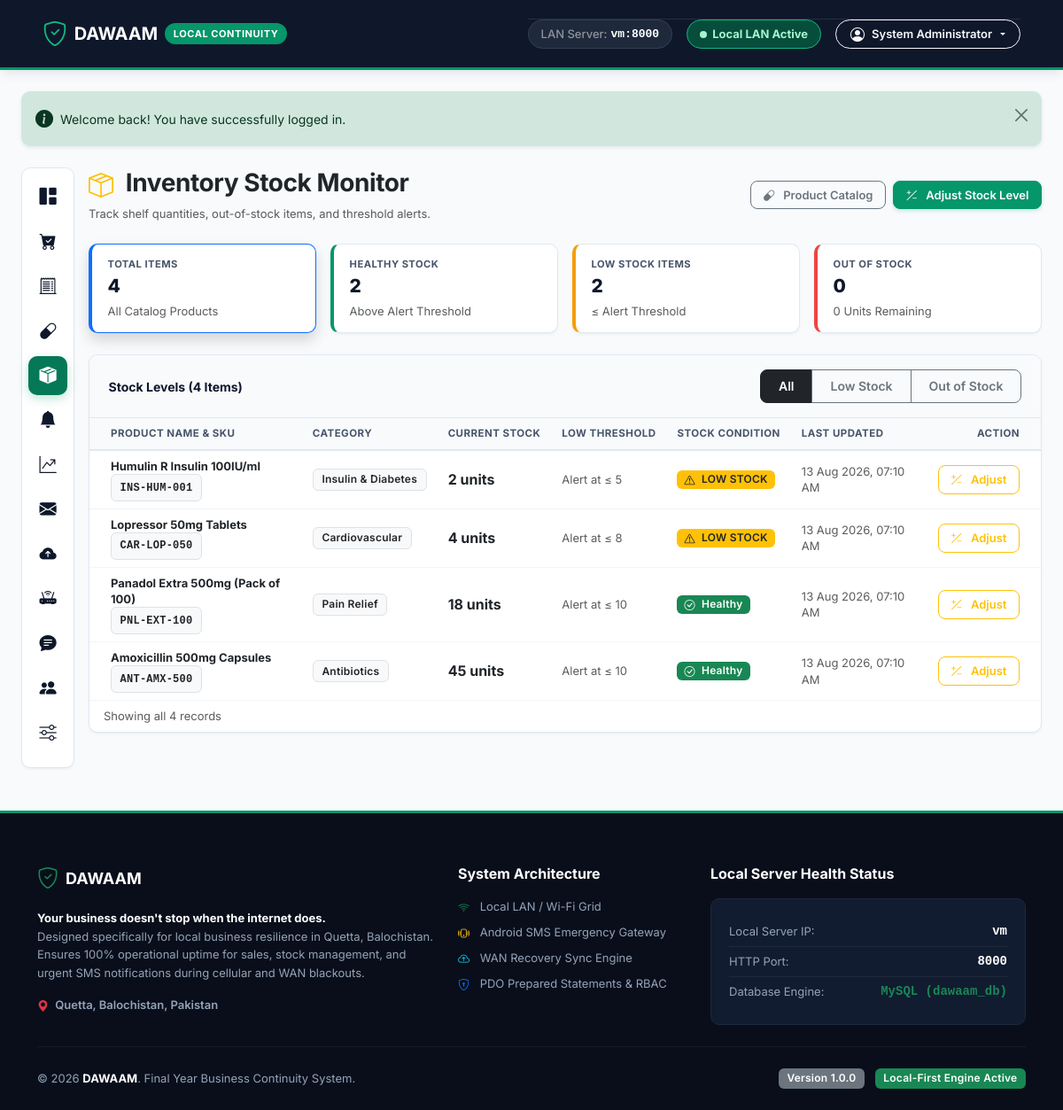
The page /admin/inventory/index.php (signed in) on the database its author committed.
### tables this page shows
CREATE TABLE `users` (
  `id` INT AUTO_INCREMENT PRIMARY KEY,
  `user_code` VARCHAR(20) NOT NULL UNIQUE COMMENT 'Unique identifier, e.g. DW-0001',
  `name` VARCHAR(100) NOT NULL,
  `username` VARCHAR(50) NOT NULL UNIQUE,
  `email` VARCHAR(100) NULL,
  `password_hash` VARCHAR(255) NOT NULL,
  `status` ENUM('active', 'inactive', 'suspended') NOT NULL DEFAULT 'active',
  `created_at` DATETIME NOT NULL DEFAULT CURRENT_TIMESTAMP,
  `updated_at` DATETIME NOT NULL DEFAULT CURRENT_TIMESTAMP ON UPDATE CURRENT_TIMESTAMP
);

CREATE TABLE `products` (
  `id` INT AUTO_INCREMENT PRIMARY KEY,
  `category_id` INT NULL,
  `name` VARCHAR(150) NOT NULL,
  `sku` VARCHAR(50) UNIQUE NULL,
  `price` DECIMAL(10,2) NOT NULL DEFAULT 0.00,
  `stock_qty` INT NOT NULL DEFAULT 0,
  `low_stock_threshold` INT NOT NULL DEFAULT 5,
  `created_at` DATETIME NOT NULL DEFAULT CURRENT_TIMESTAMP,
  `updated_at` DATETIME NOT NULL DEFAULT CURRENT_TIMESTAMP ON UPDATE CURRENT_TIMESTAMP,
  CONSTRAINT `fk_prod_cat` FOREIGN KEY (`category_id`) REFERENCES `categories`(`id`) ON DELETE SET NULL
);

CREATE TABLE `categories` (
  `id` INT AUTO_INCREMENT PRIMARY KEY,
  `name` VARCHAR(100) NOT NULL UNIQUE,
  `description` TEXT NULL,
  `created_at` DATETIME NOT NULL DEFAULT CURRENT_TIMESTAMP
);

### admin/inventory/index.php (the view, shortened to what the rows shown need)
<?php
require_once __DIR__ . '/../../includes/auth.php';
require_permission('inventory.view');
$pdo = get_db_connection();
$where_clauses = [];
$params = [];
$page = (int)($_GET['page'] ?? 1);
$limit = (int)($_GET['limit'] ?? 15);
$paginated_res = get_paginated_data($pdo, [
    'table' => 'products p LEFT JOIN categories c ON p.category_id = c.id',
    'select_fields' => 'p.id, p.name, p.sku, p.price, p.stock_qty, p.low_stock_threshold, p.updated_at, c.name AS category_name',
    'where_clause' => count($where_clauses) > 0 ? implode(" AND ", $where_clauses) : '',
    'params' => $params,
    'order_by' => '(p.stock_qty <= p.low_stock_threshold) DESC, p.stock_qty ASC',
    'page' => $page,
    'limit' => $limit,
    'count_field' => 'p.id'
]);
$products = $paginated_res['data'];
require_once __DIR__ . '/../../includes/header.php';
?>
<div class="d-flex justify-content-between align-items-center mb-4 flex-wrap gap-3">
    <div>
        <h2 class="fw-bold text-dark mb-1">
            <i class="bi bi-box-seam text-warning me-2"></i> Inventory Stock Monitor
        </h2>
    </div>
</div>
<div class="row">
    <div class="col-12">
        <div class="dw-card">
            <div class="card-body p-0">
                <?php if (count($products) > 0): ?>
                    <div class="table-responsive">
                        <table class="table table-hover align-middle mb-0">
                            <thead class="table-light">
                                <tr>
                                    <th class="ps-4">Product Name & SKU</th>
                                    <th>Category</th>
                                    <th>Current Stock</th>
                                    <th>Low Threshold</th>
                                    <th>Stock Condition</th>
                                    <th>Last Updated</th>
                                    <th class="text-end pe-4">Action</th>
                                </tr>
                            </thead>
                            <tbody>
                                <?php foreach ($products as $p): ?>
                                    <?php
                                        $is_out = ($p['stock_qty'] == 0);
                                        $is_low = ($p['stock_qty'] <= $p['low_stock_threshold']);
                                    ?>
                                    <tr>
                                        <td class="ps-4">
                                            <strong class="text-dark d-block"><?php echo sanitize($p['name']); ?></strong>
                                            <span class="badge bg-light text-dark border font-monospace small">
                                                <?php echo sanitize($p['sku'] ?? 'N/A'); ?>
                                            </span>
                                        </td>
                                        <td>
                                            <span class="badge bg-light text-dark border">
                                                <?php echo sanitize($p['category_name'] ?? 'Unassigned'); ?>
                                            </span>
                                        </td>
                                        <td class="fw-bold fs-6 text-dark">
                                            <?php echo $p['stock_qty']; ?> units
                                        </td>
                                        <td class="small text-muted">
                                            Alert at &le; <?php echo $p['low_stock_threshold']; ?>
                                        </td>
                                        <td>
                                            <?php if ($is_out): ?>
                                                <span class="badge bg-danger px-2 py-1">
                                                    <i class="bi bi-x-circle me-1"></i> OUT OF STOCK
                                                </span>
                                            <?php elseif ($is_low): ?>
                                                <span class="badge bg-warning text-dark px-2 py-1">
                                                    <i class="bi bi-exclamation-triangle me-1"></i> LOW STOCK
                                                </span>
                                            <?php else: ?>
                                                <span class="badge bg-success px-2 py-1">
                                                    <i class="bi bi-check-circle me-1"></i> Healthy
                                                </span>
                                            <?php endif; ?>
                                        </td>
                                        <td class="small text-muted">
                                            <?php echo format_date($p['updated_at']); ?>
                                        </td>
                                        <td class="text-end pe-4">
                                            <?php if (has_permission('inventory.adjust')): ?>
                                                <a href="adjustment.php?product_id=<?php echo $p['id']; ?>" class="btn btn-outline-warning btn-sm">
                                                    <i class="bi bi-plus-slash-minus me-1"></i> Adjust
                                                </a>
                                            <?php endif; ?>
                                        </td>
                                    </tr>
                                <?php endforeach; ?>
                            </tbody>
                        </table>
                    </div>
                <?php endif; ?>
            </div>
        </div>
    </div>
</div>
<?php require_once __DIR__ . '/../../includes/footer.php'; ?>

### includes/navbar.php (shortened to what the rows shown need)
<?php
$user = current_user();
?>
<nav class="navbar navbar-expand-xl navbar-dark dw-navbar sticky-top">
    <div class="container-fluid px-3 px-xl-4">
        <div class="collapse navbar-collapse" id="dwNavbar">
            <div class="d-flex flex-column flex-xl-row align-items-start align-items-xl-center gap-2 gap-xl-3 pt-3 pt-xl-0 border-top border-xl-0 border-secondary border-opacity-25">
                <?php if ($user): ?>
                    <div class="dropdown text-nowrap w-100 w-xl-auto">
                        <button class="btn btn-outline-light dropdown-toggle btn-sm rounded-pill px-3 py-1.5 fw-semibold d-flex align-items-center justify-content-between justify-content-xl-start dw-user-btn" type="button" id="userMenu" data-bs-toggle="dropdown" aria-expanded="false">
                            <span class="d-inline-flex align-items-center gap-2">
                                <i class="bi bi-person-circle fs-6"></i>
                                <span class="dw-user-name-text"><?php echo sanitize($user['name']); ?></span>
                            </span>
                        </button>
                    </div>
                <?php else: ?>
                    <a href="<?php echo BASE_URL; ?>/admin/login.php" class="btn btn-dw-primary btn-sm px-3 py-2 text-nowrap d-inline-flex align-items-center justify-content-center gap-2 w-100 w-xl-auto">
                        <i class="bi bi-lock-fill"></i> <span>Staff Login</span>
                    </a>
                <?php endif; ?>
            </div>
        </div>
    </div>
</nav>

### rows shown on the page
users: name "System Administrator"
products: name "Humulin R Insulin 100IU/ml", sku "INS-HUM-001", category.name "Insulin & Diabetes", stock_qty "2", low_stock_threshold "5", shows "LOW STOCK", updated_at "13 Aug 2026, 07:10 AM"
products: name "Lopressor 50mg Tablets", sku "CAR-LOP-050", category.name "Cardiovascular", stock_qty "4", low_stock_threshold "8", shows "LOW STOCK", updated_at "13 Aug 2026, 07:10 AM"
products: name "Panadol Extra 500mg (Pack of 100)", sku "PNL-EXT-100", category.name "Pain Relief", stock_qty "18", low_stock_threshold "10", shows "Healthy", updated_at "13 Aug 2026, 07:10 AM"
products: name "Amoxicillin 500mg Capsules", sku "ANT-AMX-500", category.name "Antibiotics", stock_qty "45", low_stock_threshold "10", shows "Healthy", updated_at "13 Aug 2026, 07:10 AM"

### other values the page prints
APP_NAME "DAWAAM"
SERVER_LAN_IP "vm"
$message "Welcome back! You have successfully logged in."
$stat_total "4"
$stat_in_stock "2"
$stat_low "2"
$stat_out "0"
count($products) "4"
$pagination['total_records'] "4"
APP_VERSION "1.0.0"
